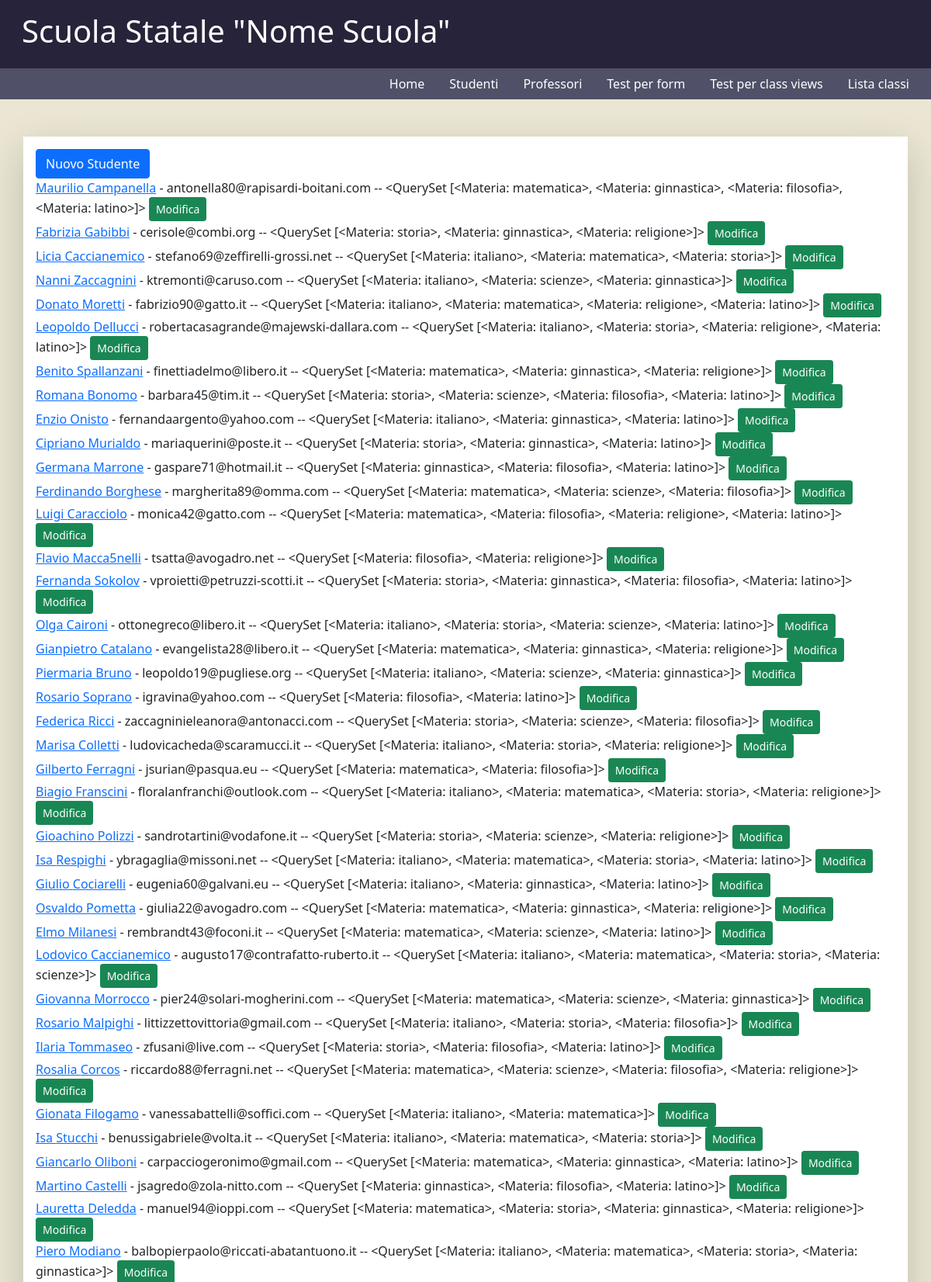
Screenshot of /class_test (upper part) with the database file from the repository.
### registro_scolastico/models.py (models this page shows, shortened)
class Studente(models.Model):
    nome = models.CharField(max_length=100, verbose_name='nome', help_text='nome dello studente', blank=False, null=True)
    cognome = models.CharField(max_length=100, verbose_name='cognome', help_text='cognome dello studente', blank=False, null=True)
    email = models.EmailField(verbose_name='indirizzo email', help_text='contatto mail dello studente', blank=False, null=True)
    competenze = models.ManyToManyField('registro_scolastico.Materia', related_name='insegnato_a')
    classe = models.ForeignKey('registro_scolastico.Aula', related_name='alunni', on_delete=models.SET_NULL, blank=True, null=True)
    class Meta:
        verbose_name_plural = "Studenti"

class Materia(models.Model):
    nome = models.CharField(max_length=100, verbose_name='insegnamento', help_text='nome insegnamento', blank=False, null=True)
    def __str__(self):
        return self.nome
    class Meta:
        verbose_name_plural = "Materie"

### registro_scolastico/views.py (the view)
# urls.py: path('class_test', views.LamiaClassView.as_view(), name="test-classi"),
class LamiaClassView(ListView):
    queryset = Studente.objects.all().only("nome","cognome","email").prefetch_related("competenze")
    template_name = "test_class_views.html"
    paginate_by = 50

### templates/test_class_views.html (shortened to what this page needs)
{% extends 'base.html' %}
{% load static %}
{% block mybody %}
<div>
    <a class="btn btn-primary" href="{% url 'class_create' %}">
        Nuovo Studente
    </a>
</div>
{% for stud in studente_list %}
    <a href="{% url 'test-dettaglio' stud.pk %}">{{ stud.nome }} {{ stud.cognome }}</a> - {{ stud.email }} -- {{ stud.competenze.all }} <a href="{% url 'class-update' stud.pk %}" class="btn btn-sm btn-success">Modifica</a><br>
    {% endfor %}
{% endblock %}

### registro_scolastico/static/css/mystyle.css (style rules this page uses)
body { background-color: #eae6d3; }

### rows the page displays
Studente: nome "Maurilio", cognome "Campanella", email "antonella80@rapisardi-boitani.com", competenze.all "<QuerySet [<Materia: matematica>, <Materia: ginnastica>, <Materia: filosofia>, <Materia: latino>]>"
Studente: nome "Fabrizia", cognome "Gabibbi", email "cerisole@combi.org", competenze.all "<QuerySet [<Materia: storia>, <Materia: ginnastica>, <Materia: religione>]>"
Studente: nome "Licia", cognome "Caccianemico", email "stefano69@zeffirelli-grossi.net", competenze.all "<QuerySet [<Materia: italiano>, <Materia: matematica>, <Materia: storia>]>"
Studente: nome "Nanni", cognome "Zaccagnini", email "ktremonti@caruso.com", competenze.all "<QuerySet [<Materia: italiano>, <Materia: scienze>, <Materia: ginnastica>]>"
Studente: nome "Donato", cognome "Moretti", email "fabrizio90@gatto.it", competenze.all "<QuerySet [<Materia: italiano>, <Materia: matematica>, <Materia: religione>, <Materia: latino>]>"
Studente: nome "Leopoldo", cognome "Dellucci", email "robertacasagrande@majewski-dallara.com", competenze.all "<QuerySet [<Materia: italiano>, <Materia: storia>, <Materia: religione>, <Materia: latino>]>"
Studente: nome "Benito", cognome "Spallanzani", email "finettiadelmo@libero.it", competenze.all "<QuerySet [<Materia: matematica>, <Materia: ginnastica>, <Materia: religione>]>"
Studente: nome "Romana", cognome "Bonomo", email "barbara45@tim.it", competenze.all "<QuerySet [<Materia: storia>, <Materia: scienze>, <Materia: filosofia>, <Materia: latino>]>"
Studente: nome "Enzio", cognome "Onisto", email "fernandaargento@yahoo.com", competenze.all "<QuerySet [<Materia: italiano>, <Materia: ginnastica>, <Materia: latino>]>"
Studente: nome "Cipriano", cognome "Murialdo", email "mariaquerini@poste.it", competenze.all "<QuerySet [<Materia: storia>, <Materia: ginnastica>, <Materia: latino>]>"
Studente: nome "Germana", cognome "Marrone", email "gaspare71@hotmail.it", competenze.all "<QuerySet [<Materia: ginnastica>, <Materia: filosofia>, <Materia: latino>]>"
Studente: nome "Ferdinando", cognome "Borghese", email "margherita89@omma.com", competenze.all "<QuerySet [<Materia: matematica>, <Materia: scienze>, <Materia: filosofia>]>"
Studente: nome "Luigi", cognome "Caracciolo", email "monica42@gatto.com", competenze.all "<QuerySet [<Materia: matematica>, <Materia: filosofia>, <Materia: religione>, <Materia: latino>]>"
Studente: nome "Flavio", cognome "Macca5nelli", email "tsatta@avogadro.net", competenze.all "<QuerySet [<Materia: filosofia>, <Materia: religione>]>"
Studente: nome "Fernanda", cognome "Sokolov", email "vproietti@petruzzi-scotti.it", competenze.all "<QuerySet [<Materia: storia>, <Materia: ginnastica>, <Materia: filosofia>, <Materia: latino>]>"
Studente: nome "Olga", cognome "Caironi", email "ottonegreco@libero.it", competenze.all "<QuerySet [<Materia: italiano>, <Materia: storia>, <Materia: scienze>, <Materia: latino>]>"
Studente: nome "Gianpietro", cognome "Catalano", email "evangelista28@libero.it", competenze.all "<QuerySet [<Materia: matematica>, <Materia: ginnastica>, <Materia: religione>]>"
Studente: nome "Piermaria", cognome "Bruno", email "leopoldo19@pugliese.org", competenze.all "<QuerySet [<Materia: italiano>, <Materia: scienze>, <Materia: ginnastica>]>"
Studente: nome "Rosario", cognome "Soprano", email "igravina@yahoo.com", competenze.all "<QuerySet [<Materia: filosofia>, <Materia: latino>]>"
Studente: nome "Federica", cognome "Ricci", email "zaccagninieleanora@antonacci.com", competenze.all "<QuerySet [<Materia: storia>, <Materia: scienze>, <Materia: filosofia>]>"
Studente: nome "Marisa", cognome "Colletti", email "ludovicacheda@scaramucci.it", competenze.all "<QuerySet [<Materia: italiano>, <Materia: storia>, <Materia: religione>]>"
Studente: nome "Gilberto", cognome "Ferragni", email "jsurian@pasqua.eu", competenze.all "<QuerySet [<Materia: matematica>, <Materia: filosofia>]>"
Studente: nome "Biagio", cognome "Franscini", email "floralanfranchi@outlook.com", competenze.all "<QuerySet [<Materia: italiano>, <Materia: matematica>, <Materia: storia>, <Materia: religione>]>"
Studente: nome "Gioachino", cognome "Polizzi", email "sandrotartini@vodafone.it", competenze.all "<QuerySet [<Materia: storia>, <Materia: scienze>, <Materia: religione>]>"
Studente: nome "Isa", cognome "Respighi", email "ybragaglia@missoni.net", competenze.all "<QuerySet [<Materia: italiano>, <Materia: matematica>, <Materia: storia>, <Materia: latino>]>"
Studente: nome "Giulio", cognome "Cociarelli", email "eugenia60@galvani.eu", competenze.all "<QuerySet [<Materia: italiano>, <Materia: ginnastica>, <Materia: latino>]>"
Studente: nome "Osvaldo", cognome "Pometta", email "giulia22@avogadro.com", competenze.all "<QuerySet [<Materia: matematica>, <Materia: ginnastica>, <Materia: religione>]>"
Studente: nome "Elmo", cognome "Milanesi", email "rembrandt43@foconi.it", competenze.all "<QuerySet [<Materia: matematica>, <Materia: scienze>, <Materia: latino>]>"
Studente: nome "Lodovico", cognome "Caccianemico", email "augusto17@contrafatto-ruberto.it", competenze.all "<QuerySet [<Materia: italiano>, <Materia: matematica>, <Materia: storia>, <Materia: scienze>]>"
Studente: nome "Giovanna", cognome "Morrocco", email "pier24@solari-mogherini.com", competenze.all "<QuerySet [<Materia: matematica>, <Materia: scienze>, <Materia: ginnastica>]>"
Studente: nome "Rosario", cognome "Malpighi", email "littizzettovittoria@gmail.com", competenze.all "<QuerySet [<Materia: italiano>, <Materia: storia>, <Materia: filosofia>]>"
Studente: nome "Ilaria", cognome "Tommaseo", email "zfusani@live.com", competenze.all "<QuerySet [<Materia: storia>, <Materia: filosofia>, <Materia: latino>]>"
Studente: nome "Rosalia", cognome "Corcos", email "riccardo88@ferragni.net", competenze.all "<QuerySet [<Materia: matematica>, <Materia: scienze>, <Materia: filosofia>, <Materia: religione>]>"
Studente: nome "Gionata", cognome "Filogamo", email "vanessabattelli@soffici.com", competenze.all "<QuerySet [<Materia: italiano>, <Materia: matematica>]>"
Studente: nome "Isa", cognome "Stucchi", email "benussigabriele@volta.it", competenze.all "<QuerySet [<Materia: italiano>, <Materia: matematica>, <Materia: storia>]>"
Studente: nome "Giancarlo", cognome "Oliboni", email "carpacciogeronimo@gmail.com", competenze.all "<QuerySet [<Materia: matematica>, <Materia: ginnastica>, <Materia: latino>]>"
Studente: nome "Martino", cognome "Castelli", email "jsagredo@zola-nitto.com", competenze.all "<QuerySet [<Materia: ginnastica>, <Materia: filosofia>, <Materia: latino>]>"
Studente: nome "Lauretta", cognome "Deledda", email "manuel94@ioppi.com", competenze.all "<QuerySet [<Materia: matematica>, <Materia: storia>, <Materia: ginnastica>, <Materia: religione>]>"
Studente: nome "Piero", cognome "Modiano", email "balbopierpaolo@riccati-abatantuono.it", competenze.all "<QuerySet [<Materia: italiano>, <Materia: matematica>, <Materia: storia>, <Materia: ginnastica>]>"
